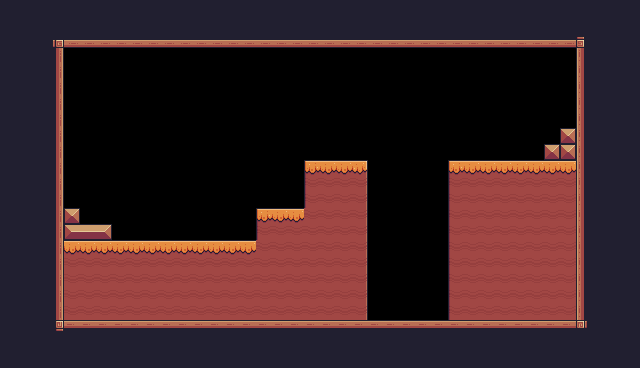

The image is a tile-based game level rendered from a .tmx file. Its description and complete source (layers, tilesets, objects, tile grids) follow:
An orthogonal 40x23 tile map with 16x16 px tiles, 2 tile layers (Background, Terrain) and 18 objects (5x Fruits, Player).

<map version="1.10" tiledversion="1.11.2" orientation="orthogonal" renderorder="right-down" width="40" height="23" tilewidth="16" tileheight="16" infinite="0" nextlayerid="6" nextobjectid="26">
 <tileset firstgid="1" source="Pixel Advanture.tsx" />
 <layer id="2" name="Background" width="40" height="23">
  <properties>
   <property name="backgroundColor" value="Yellow" />
  </properties>
  <data encoding="csv">
24,24,24,24,24,24,24,24,24,24,24,24,24,24,24,24,24,24,24,24,24,24,24,24,24,24,24,24,24,24,24,24,24,24,24,24,24,24,24,24,
24,24,24,24,24,24,24,24,24,24,24,24,24,24,24,24,24,24,24,24,24,24,24,24,24,24,24,24,24,24,24,24,24,24,24,24,24,24,24,24,
24,24,24,92,134,134,134,134,134,134,134,134,134,134,134,134,134,134,134,134,134,134,134,134,134,134,134,134,134,134,134,134,134,134,134,134,93,24,24,24,
24,24,24,113,0,0,0,0,0,0,0,0,0,0,0,0,0,0,0,0,0,0,0,0,0,0,0,0,0,0,0,0,0,0,0,0,111,24,24,24,
24,24,24,113,0,0,0,0,0,0,0,0,0,0,0,0,0,0,0,0,0,0,0,0,0,0,0,0,0,0,0,0,0,0,0,0,111,24,24,24,
24,24,24,113,0,0,0,0,0,0,0,0,0,0,0,0,0,0,0,0,0,0,0,0,0,0,0,0,0,0,0,0,0,0,0,0,111,24,24,24,
24,24,24,113,0,0,0,0,0,0,0,0,0,0,0,0,0,0,0,0,0,0,0,0,0,0,0,0,0,0,0,0,0,0,0,0,111,24,24,24,
24,24,24,113,0,0,0,0,0,0,0,0,0,0,0,0,0,0,0,0,0,0,0,0,0,0,0,0,0,0,0,0,0,0,0,0,111,24,24,24,
24,24,24,113,0,0,0,0,0,0,0,0,0,0,0,0,0,0,0,0,0,0,0,0,0,0,0,0,0,0,0,0,0,0,0,24,111,24,24,24,
24,24,24,113,0,0,0,0,0,0,0,0,0,0,0,0,0,0,0,0,0,0,0,0,0,0,0,0,0,0,0,0,0,0,24,24,111,24,24,24,
24,24,24,113,0,0,0,0,0,0,0,0,0,0,0,0,0,0,0,24,24,24,24,0,0,0,0,0,24,24,24,24,24,24,24,24,111,24,24,24,
24,24,24,113,0,0,0,0,0,0,0,0,0,0,0,0,0,0,0,24,24,24,24,0,0,0,0,0,24,24,24,24,24,24,24,24,111,24,24,24,
24,24,24,113,0,0,0,0,0,0,0,0,0,0,0,0,0,0,0,24,24,24,24,0,0,0,0,0,24,24,24,24,24,24,24,24,111,24,24,24,
24,24,24,113,24,0,0,0,0,0,0,0,0,0,0,0,24,24,24,24,24,24,24,0,0,0,0,0,24,24,24,24,24,24,24,24,111,24,24,24,
24,24,24,113,24,24,24,0,0,0,0,0,0,0,0,0,24,24,24,24,24,24,24,0,0,0,0,0,24,24,24,24,24,24,24,24,111,24,24,24,
24,24,24,113,24,24,24,24,24,24,24,24,24,24,24,24,24,24,24,24,24,24,24,0,0,0,0,0,24,24,24,24,24,24,24,24,111,24,24,24,
24,24,24,113,24,24,24,24,24,24,24,24,24,24,24,24,24,24,24,24,24,24,24,0,0,0,0,0,24,24,24,24,24,24,24,24,111,24,24,24,
24,24,24,113,24,24,24,24,24,24,24,24,24,24,24,24,24,24,24,24,24,24,24,0,0,0,0,0,24,24,24,24,24,24,24,24,111,24,24,24,
24,24,24,113,24,24,24,24,24,24,24,24,24,24,24,24,24,24,24,24,24,24,24,0,0,0,0,0,24,24,24,24,24,24,24,24,111,24,24,24,
24,24,24,113,24,24,24,24,24,24,24,24,24,24,24,24,24,24,24,24,24,24,24,0,0,0,0,0,24,24,24,24,24,24,24,24,111,24,24,24,
24,24,24,114,90,90,90,90,90,90,90,90,90,90,90,90,90,90,90,90,90,90,90,90,90,90,90,90,90,90,90,90,90,90,90,90,115,24,24,24,
24,24,24,24,24,24,24,24,24,24,24,24,24,24,24,24,24,24,24,24,24,24,24,24,24,24,24,24,24,24,24,24,24,24,24,24,24,24,24,24,
24,24,24,24,24,24,24,24,24,24,24,24,24,24,24,24,24,24,24,24,24,24,24,24,24,24,24,24,24,24,24,24,24,24,24,24,24,24,24,24
</data>
 </layer>
 <layer id="1" name="Terrain" width="40" height="23">
  <data encoding="csv">
0,0,0,0,0,0,0,0,0,0,0,0,0,0,0,0,0,0,0,0,0,0,0,0,0,0,0,0,0,0,0,0,0,0,0,0,0,0,0,0,
0,0,0,0,0,0,0,0,0,0,0,0,0,0,0,0,0,0,0,0,0,0,0,0,0,0,0,0,0,0,0,0,0,0,0,0,0,0,0,0,
0,0,0,0,0,0,0,0,0,0,0,0,0,0,0,0,0,0,0,0,0,0,0,0,0,0,0,0,0,0,0,0,0,0,0,0,0,0,0,0,
0,0,0,0,0,0,0,0,0,0,0,0,0,0,0,0,0,0,0,0,0,0,0,0,0,0,0,0,0,0,0,0,0,0,0,0,0,0,0,0,
0,0,0,0,0,0,0,0,0,0,0,0,0,0,0,0,0,0,0,0,0,0,0,0,0,0,0,0,0,0,0,0,0,0,0,0,0,0,0,0,
0,0,0,0,0,0,0,0,0,0,0,0,0,0,0,0,0,0,0,0,0,0,0,0,0,0,0,0,0,0,0,0,0,0,0,0,0,0,0,0,
0,0,0,0,0,0,0,0,0,0,0,0,0,0,0,0,0,0,0,0,0,0,0,0,0,0,0,0,0,0,0,0,0,0,0,0,0,0,0,0,
0,0,0,0,0,0,0,0,0,0,0,0,0,0,0,0,0,0,0,0,0,0,0,0,0,0,0,0,0,0,0,0,0,0,0,0,0,0,0,0,
0,0,0,0,0,0,0,0,0,0,0,0,0,0,0,0,0,0,0,0,0,0,0,0,0,0,0,0,0,0,0,0,0,0,0,35,0,0,0,0,
0,0,0,0,0,0,0,0,0,0,0,0,0,0,0,0,0,0,0,0,0,0,0,0,0,0,0,0,0,0,0,0,0,0,35,35,0,0,0,0,
0,0,0,0,0,0,0,0,0,0,0,0,0,0,0,0,0,0,0,95,96,96,97,0,0,0,0,0,95,96,96,96,96,96,96,96,0,0,0,0,
0,0,0,0,0,0,0,0,0,0,0,0,0,0,0,0,0,0,0,117,118,118,119,0,0,0,0,0,117,118,118,118,118,118,118,118,0,0,0,0,
0,0,0,0,0,0,0,0,0,0,0,0,0,0,0,0,0,0,0,117,118,118,119,0,0,0,0,0,117,118,118,118,118,118,118,118,0,0,0,0,
0,0,0,0,35,0,0,0,0,0,0,0,0,0,0,0,95,96,96,118,118,118,119,0,0,0,0,0,117,118,118,118,118,118,118,118,0,0,0,0,
0,0,0,0,13,14,15,0,0,0,0,0,0,0,0,0,117,118,118,118,118,118,119,0,0,0,0,0,117,118,118,118,118,118,118,118,0,0,0,0,
0,0,0,0,96,96,96,96,96,96,96,96,96,96,96,96,118,118,118,118,118,118,119,0,0,0,0,0,117,118,118,118,118,118,118,118,0,0,0,0,
0,0,0,0,118,118,118,118,118,118,118,118,118,118,118,118,118,118,118,118,118,118,119,0,0,0,0,0,117,118,118,118,118,118,118,118,0,0,0,0,
0,0,0,0,118,118,118,118,118,118,118,118,118,118,118,118,118,118,118,118,118,118,119,0,0,0,0,0,117,118,118,118,118,118,118,118,0,0,0,0,
0,0,0,0,118,118,118,118,118,118,118,118,118,118,118,118,118,118,118,118,118,118,119,0,0,0,0,0,117,118,118,118,118,118,118,118,0,0,0,0,
0,0,0,0,118,118,118,118,118,118,118,118,118,118,118,118,118,118,118,118,118,118,119,0,0,0,0,0,117,118,118,118,118,118,118,118,0,0,0,0,
0,0,0,0,0,0,0,0,0,0,0,0,0,0,0,0,0,0,0,0,0,0,0,0,0,0,0,0,0,0,0,0,0,0,0,0,0,0,0,0,
0,0,0,0,0,0,0,0,0,0,0,0,0,0,0,0,0,0,0,0,0,0,0,0,0,0,0,0,0,0,0,0,0,0,0,0,0,0,0,0,
0,0,0,0,0,0,0,0,0,0,0,0,0,0,0,0,0,0,0,0,0,0,0,0,0,0,0,0,0,0,0,0,0,0,0,0,0,0,0,0
</data>
 </layer>
 <objectgroup id="4" name="Spawn">
  <object id="3" name="Player" type="Player" x="96" y="192" width="30.75" height="31.25" />
  <object id="18" name="Apple" type="Fruits" x="272" y="160" width="32" height="32" />
  <object id="20" name="Cherries" type="Fruits" x="464" y="112" width="32" height="32" />
  <object id="23" name="Orange" type="Fruits" x="528" y="112" width="32" height="32" />
  <object id="24" name="Pineapple" type="Fruits" x="176" y="192" width="32" height="32" />
  <object id="25" name="Strawberry" type="Fruits" x="96" y="-160" width="32" height="32" />
 </objectgroup>
 <objectgroup id="5" name="Collisions">
  <object id="5" x="48" y="32" width="16" height="304" />
  <object id="6" x="48" y="320" width="544" height="16" />
  <object id="7" x="576" y="32" width="16" height="304" />
  <object id="8" x="48" y="32" width="544" height="16" />
  <object id="9" x="64" y="240" width="192" height="80" />
  <object id="10" x="256" y="208" width="48" height="112" />
  <object id="11" x="304" y="160" width="64" height="160" />
  <object id="12" x="448" y="160" width="128" height="160" />
  <object id="13" x="544" y="144" width="32" height="16" />
  <object id="15" x="560" y="128" width="16" height="32" />
  <object id="16" x="64" y="208" width="16" height="32" />
  <object id="17" x="64" y="224" width="48" height="16" />
 </objectgroup>
</map>
